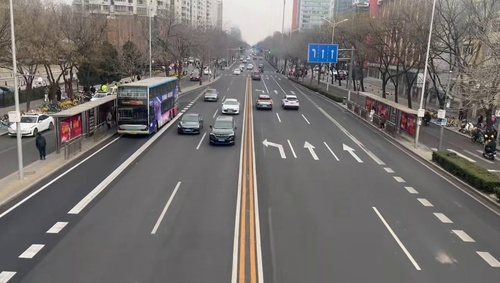
#> input picture experient_fig/sift/000505.jpg, 500 x 283 px, shrunk from 960 x 544 before the run
$ python draw_sift.py
#> lines starting #> are read from the running program, lines starting #| are printed output that depends on the picture; long printed decimals are rounded
# import cv2

# # 读取两张图
# img1 = cv2.imread("experient_fig/sift/sift1.png")
# img2 = cv2.imread("experient_fig/sift/sift2.png")

# gray1 = cv2.cvtColor(img1, cv2.COLOR_BGR2GRAY)
# gray2 = cv2.cvtColor(img2, cv2.COLOR_BGR2GRAY)

# # 创建SIFT
# sift = cv2.SIFT_create()

# # 检测关键点并计算描述子
# kp1, des1 = sift.detectAndCompute(gray1, None)
# kp2, des2 = sift.detectAndCompute(gray2, None)

# # BF匹配
# bf = cv2.BFMatcher()
# matches = bf.knnMatch(des1, des2, k=2)

# # Lowe ratio test
# good = []
# for m,n in matches:
#     if m.distance < 0.75*n.distance:
#         good.append(m)

# # 画匹配结果
# img_match = cv2.drawMatches(img1, kp1, img2, kp2, good, None)

# cv2.imwrite("experient_fig/sift/siftResult/sift_match.jpg", img_match)


# import cv2
# import os

# # ===============================
# # 配置参数
# # ===============================
# img1_path = "experient_fig/sift/sift1.png"
# img2_path = "experient_fig/sift/sift2.png"
# save_dir = "experient_fig/sift/siftResult1"
# save_name = "sift_match.jpg"
# top_N = 100  # 只画前 top_N 个匹配

# # ===============================
# # 创建保存文件夹
# # ===============================
# os.makedirs(save_dir, exist_ok=True)
# save_path = os.path.join(save_dir, save_name)

# # ===============================
# # 读取图像
# # ===============================
# img1 = cv2.imread(img1_path)
# img2 = cv2.imread(img2_path)

# gray1 = cv2.cvtColor(img1, cv2.COLOR_BGR2GRAY)
# gray2 = cv2.cvtColor(img2, cv2.COLOR_BGR2GRAY)

# # ===============================
# # SIFT检测关键点 & 描述子
# # ===============================
# sift = cv2.SIFT_create()
# kp1, des1 = sift.detectAndCompute(gray1, None)
# kp2, des2 = sift.detectAndCompute(gray2, None)

# # ===============================
# # BF匹配 + Lowe ratio test
# # ===============================
# bf = cv2.BFMatcher()
# matches = bf.knnMatch(des1, des2, k=2)

# good = []
# for m, n in matches:
#     if m.distance < 0.8 * n.distance:
#         good.append(m)

# # ===============================
# # 按距离排序 & 只保留前 top_N 个匹配
# # ===============================
# good = sorted(good, key=lambda x: x.distance)
# good = good[:top_N]

# # ===============================
# # 可选：RANSAC 筛选内点
# # ===============================
# pts1 = cv2.KeyPoint_convert([kp1[m.queryIdx] for m in good])
# pts2 = cv2.KeyPoint_convert([kp2[m.trainIdx] for m in good])
# pts1 = pts1.reshape(-1,1,2)
# pts2 = pts2.reshape(-1,1,2)
# H, mask = cv2.findHomography(pts1, pts2, cv2.RANSAC, 10.0)
# good = [m for m, keep in zip(good, mask.ravel()) if keep]  # 只保留内点

# # ===============================
# # 画匹配结果
# # ===============================
# img_match = cv2.drawMatches(
#     img1, kp1, img2, kp2, good, None,
#     matchColor=(0,255,0),  # 绿色线条
#     singlePointColor=(255,0,0),  # 蓝色关键点
#     flags=cv2.DrawMatchesFlags_NOT_DRAW_SINGLE_POINTS
# )

# # ===============================
# # 保存结果
# # ===============================
# cv2.imwrite(save_path, img_match)
# print("SIFT匹配结果已保存到:", save_path)


# import cv2
# import numpy as np
# import os

# # -----------------------------
# # 路径设置
# # -----------------------------
# img1_path = "experient_fig/sift/sift3.png"
# img2_path = "experient_fig/sift/sift4.png"
# save_dir = "experient_fig/sift/siftResult"

# os.makedirs(save_dir, exist_ok=True)
# save_path = os.path.join(save_dir, "orb_knn_ransac_matches.png")

# # -----------------------------
# # 读取图片
# # -----------------------------
# img1 = cv2.imread(img1_path)
# img2 = cv2.imread(img2_path)

# gray1 = cv2.cvtColor(img1, cv2.COLOR_BGR2GRAY)
# gray2 = cv2.cvtColor(img2, cv2.COLOR_BGR2GRAY)

# # -----------------------------
# # ORB特征提取
# # -----------------------------
# orb = cv2.ORB_create(nfeatures=2000)

# kp1, des1 = orb.detectAndCompute(gray1, None)
# kp2, des2 = orb.detectAndCompute(gray2, None)

# # -----------------------------
# # KNN匹配
# # -----------------------------
# bf = cv2.BFMatcher(cv2.NORM_HAMMING)

# knn_matches = bf.knnMatch(des1, des2, k=2)

# # -----------------------------
# # Lowe's Ratio Test
# # -----------------------------
# good_matches = []

# for m, n in knn_matches:
#     if m.distance < 0.75 * n.distance:
#         good_matches.append(m)

# # -----------------------------
# # 提取匹配点
# # -----------------------------
# pts1 = np.float32([kp1[m.queryIdx].pt for m in good_matches])
# pts2 = np.float32([kp2[m.trainIdx].pt for m in good_matches])

# # -----------------------------
# # RANSAC计算单应矩阵
# # -----------------------------
# H, mask = cv2.findHomography(pts1, pts2, cv2.RANSAC, 10.0)

# mask = mask.ravel().tolist()

# # -----------------------------
# # 分离inlier和outlier
# # -----------------------------
# inlier_matches = []
# outlier_matches = []

# for i, m in enumerate(good_matches):
#     if mask[i]:
#         inlier_matches.append(m)
#     else:
#         outlier_matches.append(m)

# # -----------------------------
# # 只取前20个inlier
# # -----------------------------
# inlier_matches = sorted(inlier_matches, key=lambda x: x.distance)
# top_inliers = inlier_matches[:20]

# # -----------------------------
# # 画图
# # -----------------------------

# # 先画outlier（灰色淡化）
# result = cv2.drawMatches(
#     img1, kp1,
#     img2, kp2,
#     outlier_matches,
#     None,
#     matchColor=(200,200,200),
#     singlePointColor=(200,200,200),
#     flags=cv2.DrawMatchesFlags_NOT_DRAW_SINGLE_POINTS
# )

# # 再叠加inlier（高亮绿色）
# result = cv2.drawMatches(
#     img1, kp1,
#     img2, kp2,
#     top_inliers,
#     result,
#     matchColor=(0,255,0),
#     singlePointColor=(0,255,0),
#     flags=cv2.DrawMatchesFlags_NOT_DRAW_SINGLE_POINTS
# )

# # -----------------------------
# # 保存结果
# # -----------------------------
# cv2.imwrite(save_path, result)

# print("匹配结果已保存:", save_path)


# import cv2
# import numpy as np
# import os

# # -----------------------------
# # 路径设置
# # -----------------------------
# img1_path = "experient_fig/sift/sift3.png"
# img2_path = "experient_fig/sift/sift4.png"
# save_dir = "experient_fig/sift/siftResult"

# os.makedirs(save_dir, exist_ok=True)
# save_path = os.path.join(save_dir, "sift_knn_ransac_matches.png")

# # -----------------------------
# # 读取图像
# # -----------------------------
# img1 = cv2.imread(img1_path)
# img2 = cv2.imread(img2_path)

# gray1 = cv2.cvtColor(img1, cv2.COLOR_BGR2GRAY)
# gray2 = cv2.cvtColor(img2, cv2.COLOR_BGR2GRAY)

# # -----------------------------
# # SIFT特征提取
# # -----------------------------
# sift = cv2.SIFT_create(nfeatures=2000)

# kp1, des1 = sift.detectAndCompute(gray1, None)
# kp2, des2 = sift.detectAndCompute(gray2, None)

# # -----------------------------
# # FLANN匹配器 (SIFT推荐)
# # -----------------------------
# index_params = dict(algorithm=1, trees=5)  # KDTree
# search_params = dict(checks=50)

# flann = cv2.FlannBasedMatcher(index_params, search_params)

# knn_matches = flann.knnMatch(des1, des2, k=2)

# # -----------------------------
# # Lowe Ratio Test
# # -----------------------------
# good_matches = []

# for m, n in knn_matches:
#     if m.distance < 0.8 * n.distance:
#         good_matches.append(m)

# # -----------------------------
# # 提取匹配点
# # -----------------------------
# pts1 = np.float32([kp1[m.queryIdx].pt for m in good_matches])
# pts2 = np.float32([kp2[m.trainIdx].pt for m in good_matches])

# # -----------------------------
# # RANSAC
# # -----------------------------
# H, mask = cv2.findHomography(pts1, pts2, cv2.RANSAC, 5.0)

# mask = mask.ravel().tolist()

# inliers = []
# outliers = []

# for i, m in enumerate(good_matches):
#     if mask[i]:
#         inliers.append(m)
#     else:
#         outliers.append(m)

# # 只取前20个inlier
# inliers = sorted(inliers, key=lambda x: x.distance)
# top_inliers = inliers[:20]

# # -----------------------------
# # 绘图
# # -----------------------------
# result = cv2.drawMatches(
#     img1, kp1,
#     img2, kp2,
#     outliers,
#     None,
#     matchColor=(200,200,200),
#     flags=cv2.DrawMatchesFlags_NOT_DRAW_SINGLE_POINTS
# )

# result = cv2.drawMatches(
#     img1, kp1,
#     img2, kp2,
#     top_inliers,
#     result,
#     matchColor=(0,255,0),
#     flags=cv2.DrawMatchesFlags_NOT_DRAW_SINGLE_POINTS
# )

# # -----------------------------
# # 保存
# # -----------------------------
# cv2.imwrite(save_path, result)

# print("SIFT匹配完成")
# print("kp1:", len(kp1))
# print("kp2:", len(kp2))
# print("good matches:", len(good_matches))
# print("RANSAC inliers:", len(inliers))
# print("保存路径:", save_path)


# import cv2
# import numpy as np
# import os

# # -----------------------------
# # 路径
# # -----------------------------
# img1_path = "experient_fig/sift/nearsift/Snipaste_2026-03-10_17-10-21.png"
# img2_path = "experient_fig/sift/nearsift/Snipaste_2026-03-10_17-11-18.png"
# save_dir = "experient_fig/sift/siftResult"

# os.makedirs(save_dir, exist_ok=True)
# save_path = os.path.join(save_dir, "akaze_knn_ransac_matches.png")

# # -----------------------------
# # 读取图片
# # -----------------------------
# img1 = cv2.imread(img1_path)
# img2 = cv2.imread(img2_path)

# gray1 = cv2.cvtColor(img1, cv2.COLOR_BGR2GRAY)
# gray2 = cv2.cvtColor(img2, cv2.COLOR_BGR2GRAY)

# # -----------------------------
# # AKAZE特征提取
# # -----------------------------
# akaze = cv2.AKAZE_create()

# kp1, des1 = akaze.detectAndCompute(gray1, None)
# kp2, des2 = akaze.detectAndCompute(gray2, None)

# # -----------------------------
# # BFMatcher
# # -----------------------------
# bf = cv2.BFMatcher(cv2.NORM_HAMMING)

# knn_matches = bf.knnMatch(des1, des2, k=2)

# # -----------------------------
# # Ratio Test
# # -----------------------------
# good_matches = []

# for m, n in knn_matches:
#     if m.distance < 0.75 * n.distance:
#         good_matches.append(m)

# # -----------------------------
# # 提取匹配点
# # -----------------------------
# pts1 = np.float32([kp1[m.queryIdx].pt for m in good_matches])
# pts2 = np.float32([kp2[m.trainIdx].pt for m in good_matches])

# # -----------------------------
# # RANSAC
# # -----------------------------
# H, mask = cv2.findHomography(pts1, pts2, cv2.RANSAC, 10.0)

# mask = mask.ravel().tolist()

# inliers = []
# outliers = []

# for i, m in enumerate(good_matches):
#     if mask[i]:
#         inliers.append(m)
#     else:
#         outliers.append(m)

# # 只取前20个inlier
# inliers = sorted(inliers, key=lambda x: x.distance)
# top_inliers = inliers[:20]

# # -----------------------------
# # 绘制匹配
# # -----------------------------
# result = cv2.drawMatches(
#     img1, kp1,
#     img2, kp2,
#     outliers,
#     None,
#     matchColor=(200,200,200),
#     flags=cv2.DrawMatchesFlags_NOT_DRAW_SINGLE_POINTS
# )

# result = cv2.drawMatches(
#     img1, kp1,
#     img2, kp2,
#     top_inliers,
#     result,
#     matchColor=(0,255,0),
#     flags=cv2.DrawMatchesFlags_NOT_DRAW_SINGLE_POINTS
# )

# # -----------------------------
# # 保存
# # -----------------------------
# cv2.imwrite(save_path, result)

# print("AKAZE匹配完成")
# print("kp1:", len(kp1))
# print("kp2:", len(kp2))
# print("good matches:", len(good_matches))
# print("RANSAC inliers:", len(inliers))
# print("保存路径:", save_path)
# np.set_printoptions(suppress=True, precision=6)
# print("Homography matrix:")
# print(H)


import cv2
import numpy as np
import os

# -----------------------------
# 路径
# -----------------------------
img1_path = "experient_fig/sift/000505.jpg"
img2_path = "experient_fig/sift/000517.jpg"
save_dir = "experient_fig/sift/siftResult"

os.makedirs(save_dir, exist_ok=True)
save_path = os.path.join(save_dir, "akaze_knn_ransac_matches.png")
warp_path = os.path.join(save_dir, "img1_warp_to_img2.png")
rematch_path = os.path.join(save_dir, "akaze_rematch_after_warp.png")

# -----------------------------
# 读取图片
# -----------------------------
img1 = cv2.imread(img1_path)
#> img1 is the input picture: shape (283, 500, 3); mean B, G, R 107.9, 110.1, 114.3
img2 = cv2.imread(img2_path)
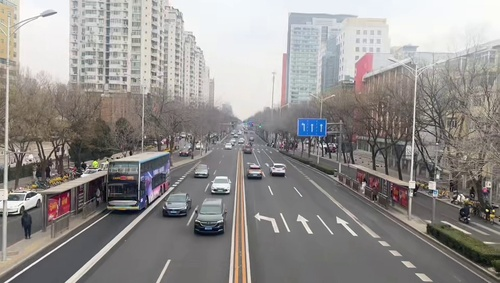
#> input picture experient_fig/sift/000517.jpg, 500 x 283 px, shrunk from 960 x 544 before the run
#> img2 is the input picture: shape (283, 500, 3); mean B, G, R 141.7, 143.6, 147

gray1 = cv2.cvtColor(img1, cv2.COLOR_BGR2GRAY)
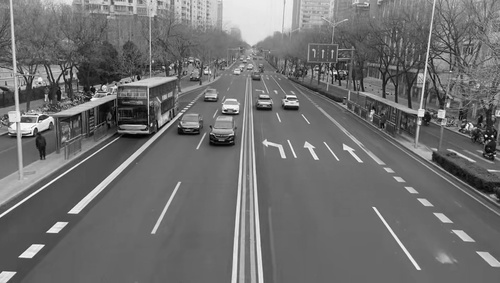
#> gray1: shape (283, 500); min 0, max 255, mean 111.2
gray2 = cv2.cvtColor(img2, cv2.COLOR_BGR2GRAY)
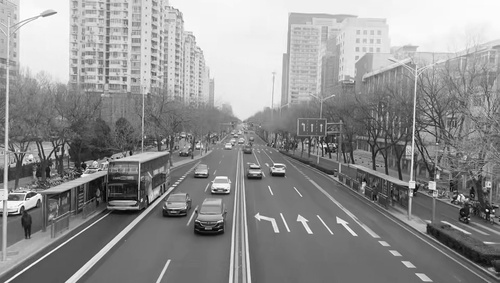
#> gray2: shape (283, 500); min 0, max 255, mean 144.4

# -----------------------------
# AKAZE特征提取
# -----------------------------
akaze = cv2.AKAZE_create()

kp1, des1 = akaze.detectAndCompute(gray1, None)
#> kp1 = 408 keypoints; strongest (x, y, size): (420, 112, 5.7), (441, 113, 5.7), (76, 210, 8.1), (54, 229, 5.7)
kp2, des2 = akaze.detectAndCompute(gray2, None)
#> kp2 = 477 keypoints; strongest (x, y, size): (432, 185, 5.7), (411, 184, 5.7), (153, 193, 8.1), (410, 149, 8.1)

# -----------------------------
# BFMatcher
# -----------------------------
bf = cv2.BFMatcher(cv2.NORM_HAMMING)
knn_matches = bf.knnMatch(des1, des2, k=2)
#> knn_matches = 408 matches

# -----------------------------
# Ratio Test
# -----------------------------
good_matches = []
for m, n in knn_matches:
    if m.distance < 0.65 * n.distance:
        good_matches.append(m)
#> after the loop, good_matches = 226 matches

# -----------------------------
# 提取匹配点
# -----------------------------
pts1 = np.float32([kp1[m.queryIdx].pt for m in good_matches]).reshape(-1, 1, 2)
#> pts1 = 226 rows, first 8: [444.9, 55.23], [461.7, 55.3], [190.9, 58.83], [151.7, 60.98], [280.9, 61.88], [426.7, 64.15], [170.7, 65.6], [241.1, 65.45]
pts2 = np.float32([kp2[m.trainIdx].pt for m in good_matches]).reshape(-1, 1, 2)
#> pts2 = 226 rows, first 8: [430.3, 128.1], [446.4, 128.1], [183, 133.8], [143.8, 136.4], [271.3, 135.7], [413.7, 137.1], [162.8, 140.6], [232.2, 139.9]

# -----------------------------
# RANSAC求单应矩阵
# -----------------------------
H, mask = cv2.findHomography(pts1, pts2, cv2.RANSAC, 10.0)
#> H = [[0.981, -0.0824, -2.7], [-0.00576, 0.902, 80.13], [4.27e-05, -0.000394, 1]]; mask = 226 values, max 1 at index 0, min 0 at index 85, mean 0.982

mask = mask.ravel().tolist()

inliers = []
outliers = []

for i, m in enumerate(good_matches):
    if mask[i]:
        inliers.append(m)
    else:
        outliers.append(m)
#> after the loop, inliers = 222 matches; outliers = 4 matches

# 只取前20个inlier
inliers = sorted(inliers, key=lambda x: x.distance)
top_inliers = inliers[:20]
#> top_inliers = 20 matches

# -----------------------------
# 绘制第一次匹配结果
# -----------------------------
result = cv2.drawMatches(
    img1, kp1,
    img2, kp2,
    outliers,
    None,
    matchColor=(200, 200, 200),
    flags=cv2.DrawMatchesFlags_NOT_DRAW_SINGLE_POINTS
)

result = cv2.drawMatches(
    img1, kp1,
    img2, kp2,
    top_inliers,
    result,
    matchColor=(0, 255, 0),
    flags=cv2.DrawMatchesFlags_NOT_DRAW_SINGLE_POINTS
)
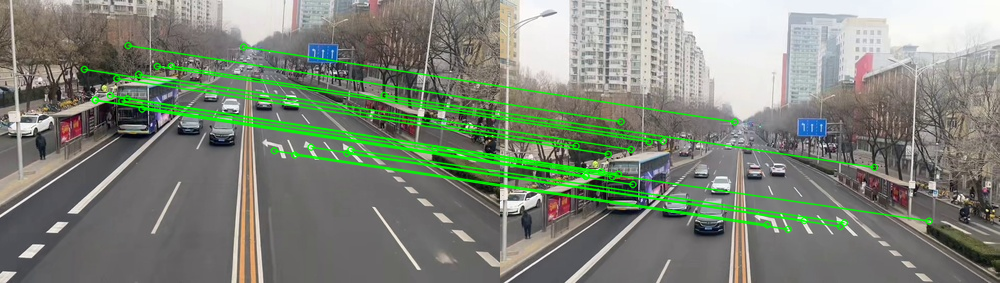
#> result: shape (283, 1000, 3); mean B, G, R 120.1, 133.6, 125.6

cv2.imwrite(save_path, result)

# -----------------------------
# 透视变换：把img1映射到img2视角
# -----------------------------
warped1 = cv2.warpPerspective(img1, H, (img2.shape[1], img2.shape[0]))
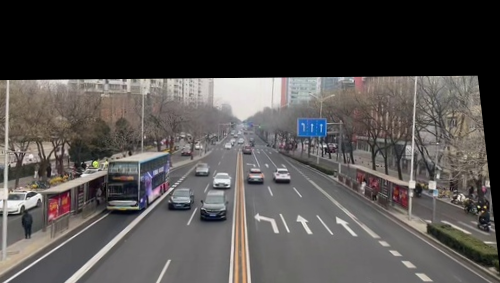
#> warped1: shape (283, 500, 3); mean B, G, R 76.8, 78.5, 81.9
cv2.imwrite(warp_path, warped1)

# -----------------------------
# 在逆透视/配准后的图上重新做AKAZE
# -----------------------------
warped_gray1 = cv2.cvtColor(warped1, cv2.COLOR_BGR2GRAY)
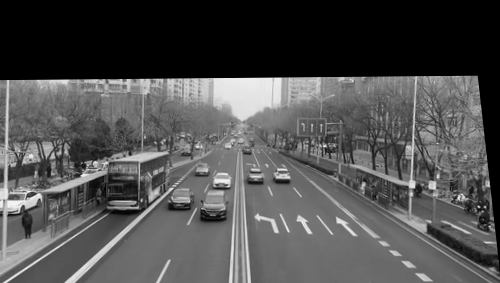
#> warped_gray1: shape (283, 500); min 0, max 251, mean 79.4

kpw, desw = akaze.detectAndCompute(warped_gray1, None)
#> kpw = 425 keypoints; strongest (x, y, size): (411, 184, 5.7), (432, 185, 5.7), (153, 193, 8.1), (144, 84, 8.1)
kp2_new, des2_new = akaze.detectAndCompute(gray2, None)
#> kp2_new has the same summary as kp2

knn_matches2 = bf.knnMatch(desw, des2_new, k=2)
#> knn_matches2 = 425 matches

good_matches2 = []
for m, n in knn_matches2:
    if m.distance < 0.8 * n.distance:
        good_matches2.append(m)
#> after the loop, good_matches2 = 286 matches

# 取前30个最佳匹配
good_matches2 = sorted(good_matches2, key=lambda x: x.distance)
top_matches2 = good_matches2[:30]
#> top_matches2 = 30 matches

rematch_result = cv2.drawMatches(
    warped1, kpw,
    img2, kp2_new,
    top_matches2,
    None,
    matchColor=(0, 255, 0),
    flags=cv2.DrawMatchesFlags_NOT_DRAW_SINGLE_POINTS
)
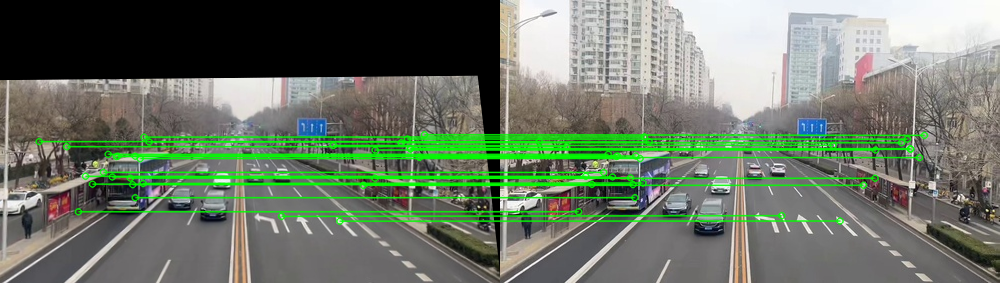
#> rematch_result: shape (283, 1000, 3); mean B, G, R 103, 120.6, 107.8

cv2.imwrite(rematch_path, rematch_result)

# -----------------------------
# 输出信息
# -----------------------------
print("AKAZE第一次匹配完成")
print("kp1:", len(kp1))
#| kp1: 408
print("kp2:", len(kp2))
#| kp2: 477
print("good matches:", len(good_matches))
#| good matches: 226
print("RANSAC inliers:", len(inliers))
#| RANSAC inliers: 222

print("逆透视/配准图保存路径:", warp_path)
print("二次匹配结果保存路径:", rematch_path)

np.set_printoptions(suppress=True, precision=6)
print("Homography matrix:")
print(H)
#| [[ 0.9812 -0.08242 -2.698]
#|  [-0.005764  0.9023 80.128]
#|  [ 4.3e-05 -0.000394  1.      ]]
